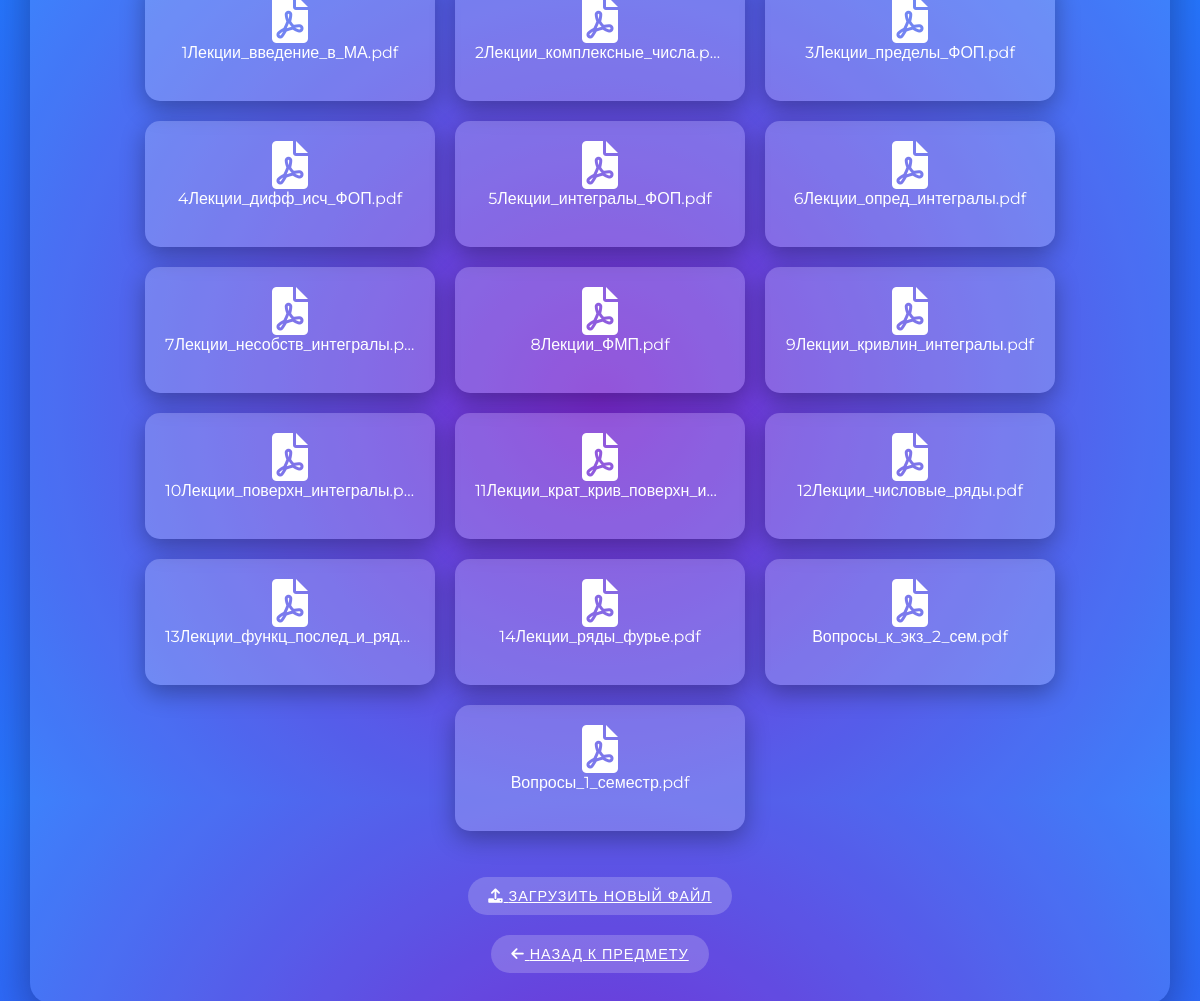
/teacher/3/, run on the app's committed database.
### coursework/models.py (models this page shows, shortened)
class PDFFile(models.Model):
    file = models.FileField(upload_to='pdfs/')
    uploaded_at = models.DateTimeField(auto_now_add=True)
    teacher = models.ForeignKey(Teacher, on_delete=models.CASCADE)
    custom_name = models.CharField(max_length=200, blank=True)  # Новое поле для пользовательского названия

### coursework/views.py (the view)
# urls.py: path('teacher/<int:teacher_id>/', views.teacher_detail, name='teacher_detail'),  # Страница с PDF-файлами
def teacher_detail(request, teacher_id):
    teacher = get_object_or_404(Teacher, id=teacher_id)
    pdf_files = PDFFile.objects.filter(teacher=teacher)
    return render(request, 'teacher_detail.html', {'teacher': teacher, 'pdf_files': pdf_files})

### coursework/templates/teacher_detail.html (shortened to what this page needs)
<!DOCTYPE html>
<html lang="en">
<head>
    <link rel="stylesheet" href="https://cdnjs.cloudflare.com/ajax/libs/font-awesome/6.0.0-beta3/css/all.min.css">
</head>
<body>
    <div class="container">
        <ul>
            {% for file in pdf_files %}
                <li>
                    <a href="{{ file.file.url }}"><i class="fas fa-file-pdf" style="font-size: 3em;"></i><br>
                    {{ file.file.name }}</a><br>
                </li>
            {% empty %}
                <li>Файлы отсутствуют.</li>
            {% endfor %}
        </ul>
        <a href="{% url 'upload_pdf' teacher.id %}" class="upload-link"><i class="fas fa-upload"></i> Загрузить новый файл</a>
        <br>
        <a href="{% url 'teacher_list' teacher.subject.id %}" class="back-link"><i class="fas fa-arrow-left"></i> Назад к предмету</a>
    </div>
</body>
</html>

### coursework/templates/teacher_detail.html (style rules this page uses)
body { font-family: 'Montserrat', sans-serif; background: radial-gradient(circle at 50% 50%, #6a11cb, #2575fc); margin: 0; padding: 0; display: flex; justify-content: center; align-items: center; height: 100vh; color: #fff; }
ul { list-style: none; padding: 0; display: flex; flex-wrap: wrap; justify-content: center; }
li { margin: 10px; background-color: rgba(255, 255, 255, 0.2); padding: 20px; border-radius: 15px; transition: all 0.3s ease; width: 250px; box-shadow: 0 8px 25px rgba(0, 0, 0, 0.3); text-align: center; font-size: 1em; }
li a { color: inherit; text-decoration: none; display: block; white-space: nowrap; overflow: hidden; text-overflow: ellipsis; }
.container { background-color: rgba(255, 255, 255, 0.1); padding: 30px; border-radius: 20px; box-shadow: 0 12px 40px rgba(0, 0, 0, 0.3); max-width: 90%; width: 100%; text-align: center; }
.back-link, .upload-link { display: inline-block; margin-top: 20px; padding: 10px 20px; background-color: rgba(255, 255, 255, 0.2); border-radius: 30px; color: #fff; text-transform: uppercase; letter-spacing: 1px; transition: background-color 0.4s ease; font-size: 0.9em; }

### data on the page
PDFFile: file.name "1Лекции_введение_в_МА.pdf"
PDFFile: file.name "2Лекции_комплексные_числа.pdf"
PDFFile: file.name "3Лекции_пределы_ФОП.pdf"
PDFFile: file.name "4Лекции_дифф_исч_ФОП.pdf"
PDFFile: file.name "5Лекции_интегралы_ФОП.pdf"
PDFFile: file.name "6Лекции_опред_интегралы.pdf"
PDFFile: file.name "7Лекции_несобств_интегралы.p…"
PDFFile: file.name "8Лекции_ФМП.pdf"
PDFFile: file.name "9Лекции_кривлин_интегралы.pdf"
PDFFile: file.name "10Лекции_поверхн_интегралы.p…"
PDFFile: file.name "11Лекции_крат_крив_поверхн_и…"
PDFFile: file.name "12Лекции_числовые_ряды.pdf"
PDFFile: file.name "13Лекции_функц_послед_и_ряд…"
PDFFile: file.name "14Лекции_ряды_фурье.pdf"
PDFFile: file.name "Вопросы_к_экз_2_сем.pdf"
PDFFile: file.name "Вопросы_1_семестр.pdf"
